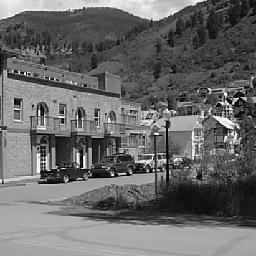
%> input picture testing/1009.jpg, 256 x 256 px
$ octave --eval "detectInterestPoints(imread('testing/1009.jpg'));"   (GNU Octave 9; MATLAB toolbox functions it lacks are replaced by stand-ins)
%> lines starting %> are read from the running program, lines starting %| are printed output that depends on the picture; in (x1, y1, x2, y2) boxes, pixels count from 0 and x2, y2 are one past the last pixel; in counts of white or black regions, pixels touching at a corner belong together; the program's own positions count from 1
%Blob detection
function detectInterestPoints(image)

    %Normalise to values between 0 and 1
    image = double(image) / 255;
    figure('Name', 'Normal Image'), imshow(image, []);

    equalisedI = histeq(image);
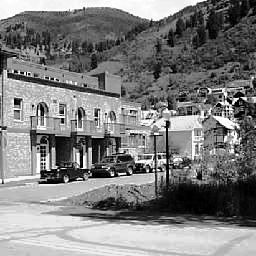
%> equalisedI: size 256x256 double; min 0, max 1, mean 0.496

    figure('Name', 'After Histogram eq'), imshow(equalisedI, [])

    gaussianFilter = imgaussfilt(equalisedI);
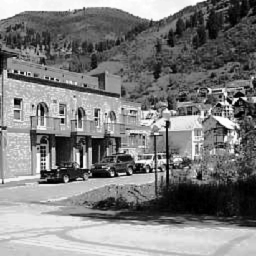
%> gaussianFilter: size 256x256 double; min 0, max 1, mean 0.496; mean of the top-left, top-right, bottom-left and bottom-right quarters 0.518, 0.389, 0.621, 0.456
    figure('Name', 'Gaussian Filtered Image'), imshow(gaussianFilter, []);

    dog = equalisedI - gaussianFilter;
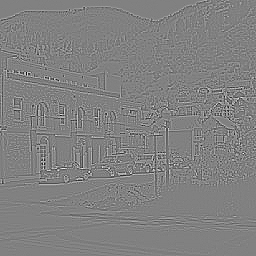
%> dog: size 256x256 double; min -0.247, max 0.241, mean 1.35e-16; drawn with min black and max white

    figure('Name', 'DoG'), imshow(dog, []);

    binaryImage = imbinarize(dog, 0.1);
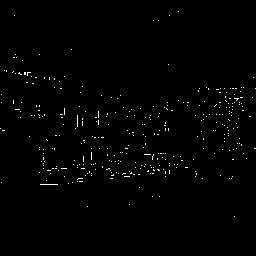
%> binaryImage: size 256x256 logical; 0.87% white in thin lines or dots, all inside (x1, y1, x2, y2) = (0, 11, 256, 217)

    figure('Name', 'Thresholded'), imshow(binaryImage, []);

    plotPoints(binaryImage, image);
end

function plotPoints(filteredImage, orignalI)
    [x,y] = size(filteredImage);
%> x = 256; y = 256

    imshow(orignalI)
    for i = 1:x
        for j = 1:y
            if filteredImage(i, j) > 0
                hold on;
                plot(j, i, 'r*', 'MarkerSize', 5); % Plot interest points
            end
        end
    end
%> `detectInterestPoints(imread('testing/1009.jpg'));`:
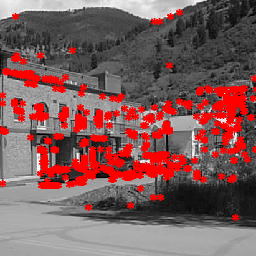
%> figure redrawn from the program's plot data
end

function output = detectCornerEdges(image)
    image = double(image) / 255;
    output = detectHarrisFeatures(image);
end

function output = detectSIFTfeatures(image)
    image = double(image) / 255;
    output = detectSIFTFeatures(image);
end

%Testing
file = fullfile("testing", "1.jpg");
image = imread(file);

%detectInterestPoints(image);

points = detectCornerEdges(image);

figure('Name', 'Corner Detection'),
imshow(image),
hold on
plot(points);
hold off;

points = detectSIFTfeatures(image);

figure('Name', 'SIFT features'),
imshow(image),
hold on
plot(points);
hold off;

[features, validPoints] = extractFeatures(image, points);

figure('Name', 'Feature Vector'), imshow(features );

$ run again, on testing/1011.jpg
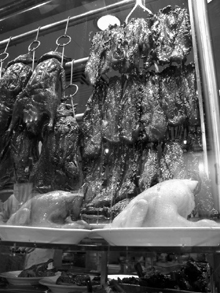
%> input picture testing/1011.jpg, 220 x 293 px
%> in detectInterestPoints, `binaryImage = imbinarize(dog, 0.1);`:
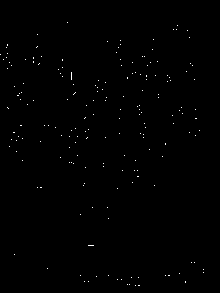
%> binaryImage: size 293x220 logical; 0.34% white in thin lines or dots, all inside (x1, y1, x2, y2) = (0, 22, 204, 286)
%> `detectInterestPoints(imread('testing/1009.jpg'));`:
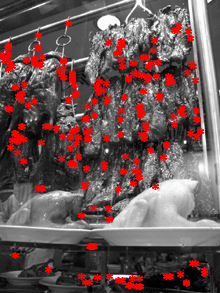
%> figure redrawn from the program's plot data
